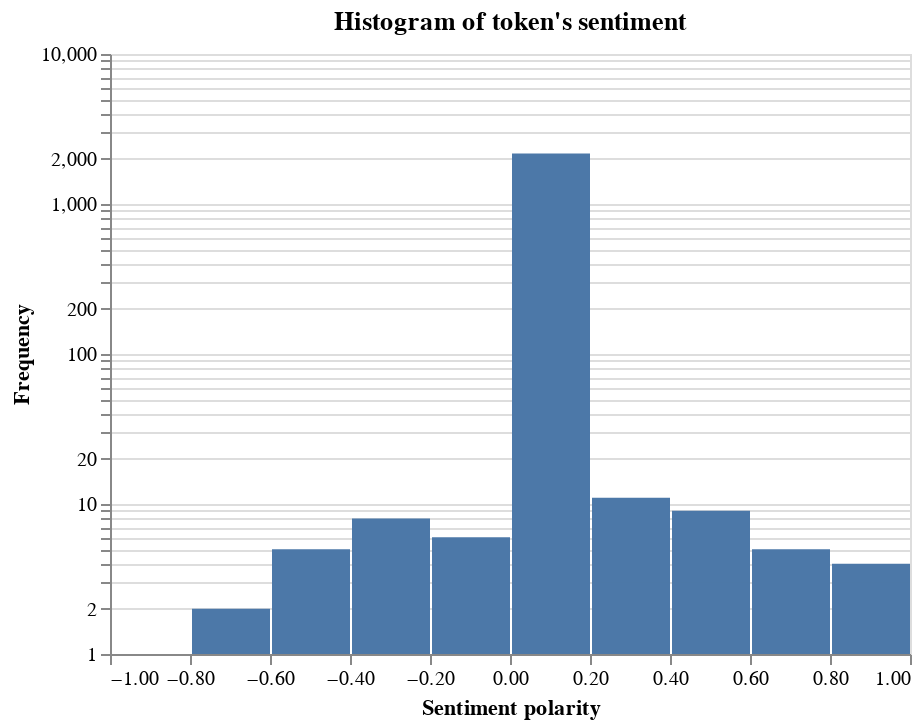

Notebook cell for this chart:
### Code cell
# plot
alt.Chart(df).mark_bar().encode(
    alt.X('polarity', bin=True, title="Sentiment polarity"),
    alt.Y('count()', scale=alt.Scale(type="log"), title="Frequency"),
    tooltip=['polarity', 'count()']
).properties(
    title="Histogram of token's sentiment"
)
# Sentiment score is a float within the range
#    -1.0 (negative) to 1.0 (positive).

### Figure 1 — Vega-Lite specification as saved in the notebook (floating-point values rounded to 4 significant figures; data arrays with more than 128 entries replaced by an {"elided": "..."} marker saying what was removed)
{"$schema": "https://vega.github.io/schema/vega-lite/v4.17.0.json", "config": {"view": {"continuousHeight": 300, "continuousWidth": 400}}, "data": {"name": "data-496a50b94970d36d7cd0848906650ce5"}, "datasets": {"data-496a50b94970d36d7cd0848906650ce5": {"elided": "2284 records"}}, "encoding": {"tooltip": [{"field": "polarity", "type": "quantitative"}, {"aggregate": "count", "type": "quantitative"}], "x": {"bin": true, "field": "polarity", "title": "Sentiment polarity", "type": "quantitative"}, "y": {"aggregate": "count", "scale": {"type": "log"}, "title": "Frequency", "type": "quantitative"}}, "mark": "bar", "title": "Histogram of token's sentiment"}
